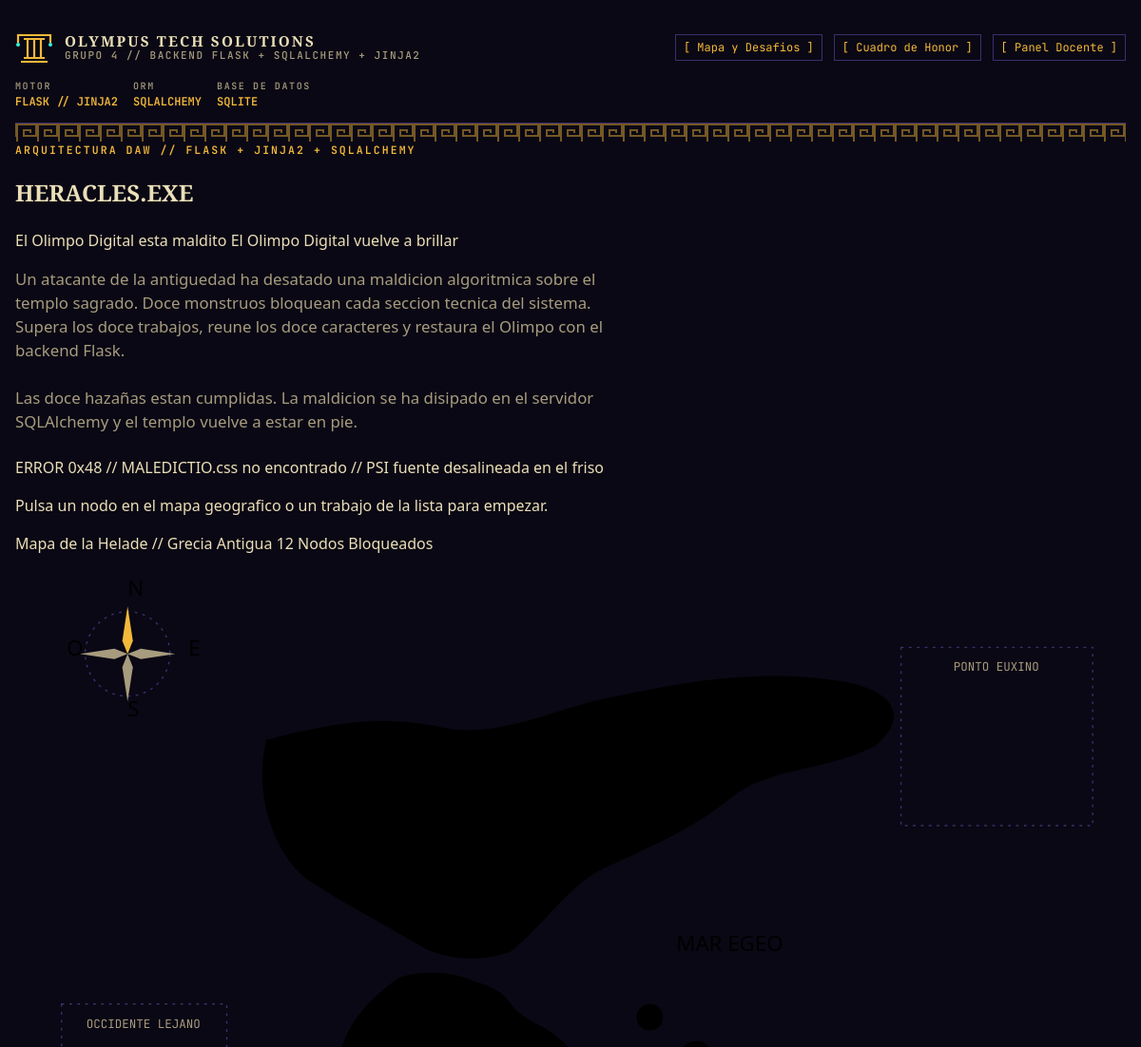
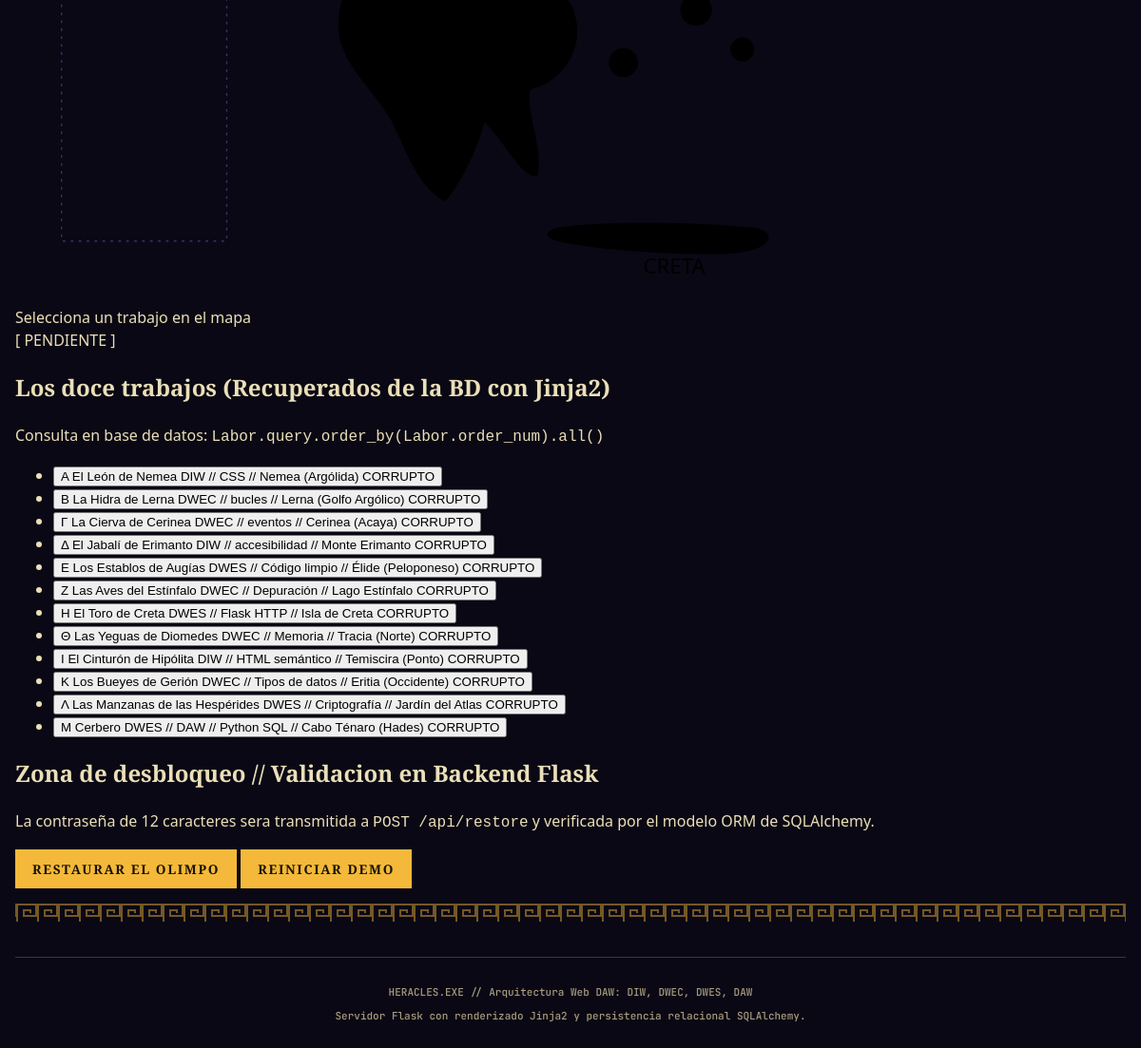
The page / on the database its author committed (2 pictures, top to bottom).
### models.py (models this page shows)
class Labor(db.Model):
    __tablename__ = 'labors'
    id = db.Column(db.Integer, primary_key=True)
    order_num = db.Column(db.Integer, unique=True, nullable=False)
    greek_letter = db.Column(db.String(4), nullable=False)
    short_label = db.Column(db.String(50), nullable=False)
    title = db.Column(db.String(120), nullable=False)
    location = db.Column(db.String(100), nullable=False)
    module_tag = db.Column(db.String(100), nullable=False)
    character_reward = db.Column(db.String(2), nullable=False)
    map_x = db.Column(db.Integer, nullable=False)
    map_y = db.Column(db.Integer, nullable=False)
    story = db.Column(db.Text, nullable=False)
    challenge_type = db.Column(db.String(50), nullable=False)
    def to_dict(self):
        return {
            'id': self.id,
            'order': self.order_num,
            'greek_letter': self.greek_letter,
            'label': self.short_label,
            'title': self.title,
            'location': self.location,
            'module_tag': self.module_tag,
            'character': self.character_reward,
            'map_x': self.map_x,
            'map_y': self.map_y,
            'story': self.story,
            'challenge_type': self.challenge_type
        }

### routes/views.py (the view)
@views_bp.route('/')
def index():
    labors = Labor.query.order_by(Labor.order_num).all()
    labors_dict = [l.to_dict() for l in labors]
    return render_template(
        'index.html',
        labors=labors,
        labors_json=json.dumps(labors_dict)
    )

### templates/index.html (shortened to what this page needs)
{% extends "base.html" %}
{% block content %}
<section class="hero">
    <div class="intro">
        <p class="kicker">Arquitectura DAW // Flask + Jinja2 + SQLAlchemy</p>
        <h1 class="glitch" data-text="HERACLES&#10;.EXE">HERACLES<span class="exe">.EXE</span></h1>
        <p class="sub">
            <span data-when="curse">El Olimpo Digital esta maldito</span>
            <span data-when="restored">El Olimpo Digital vuelve a brillar</span>
        </p>
        <p class="lede" data-when="curse">Un atacante de la antiguedad ha desatado una maldicion algoritmica sobre el templo sagrado. Doce monstruos bloquean cada seccion tecnica del sistema. Supera los doce trabajos, reune los doce caracteres y restaura el Olimpo con el backend Flask.</p>
        <p class="lede" data-when="restored">Las doce hazañas estan cumplidas. La maldicion se ha disipado en el servidor SQLAlchemy y el templo vuelve a estar en pie.</p>
        <p class="errbox" data-when="curse" aria-hidden="true">ERROR 0x48 // MALEDICTIO.css no encontrado // PSI fuente desalineada en el friso</p>
        <p class="hint" data-when="curse">Pulsa un nodo en el mapa geografico o un trabajo de la lista para empezar.</p>
    </div>
    <div class="mapwrap">
        <div class="mapwrap-header">
            <span>Mapa de la Helade // Grecia Antigua</span>
            <span class="map-status-pill" id="mapPill">12 Nodos Bloqueados</span>
        </div>
        <svg id="map" viewBox="0 0 840 600" role="group" aria-label="Mapa geografico de los doce trabajos de Heracles en la Helade">
            <text x="97" y="358" font-family="var(--f-mono)" font-size="9" fill="var(--dim)" text-anchor="middle">OCCIDENTE LEJANO</text>
            <text x="742" y="88" font-family="var(--f-mono)" font-size="9" fill="var(--dim)" text-anchor="middle">PONTO EUXINO</text>
        </svg>
        <div class="map-caption-bar">
            <div id="mapCapTitle" class="map-caption-title">Selecciona un trabajo en el mapa</div>
            <div id="mapCapTag" class="map-caption-tag">[ PENDIENTE ]</div>
        </div>
    </div>
</section>
<section class="trials" aria-labelledby="hTrials">
    <h2 class="sec" id="hTrials">Los doce trabajos (Recuperados de la BD con Jinja2)</h2>
    <p class="secnote">Consulta en base de datos: <code>Labor.query.order_by(Labor.order_num).all()</code></p>
    <ul class="tl" id="list">
        {% for l in labors %}
        <li>
            <button class="tile" type="button" data-trial-id="{{ l.order_num }}" onclick="openTrial({{ l.order_num }})">
                <span class="tgr">{{ l.greek_letter }}</span>
                <span class="tbody">
                    <span class="tname">{{ l.title }}</span>
                    <span class="ttag">{{ l.module_tag }} // {{ l.location }}</span>
                </span>
                <span class="tst" id="status-tile-{{ l.order_num }}">CORRUPTO</span>
            </button>
        </li>
        {% endfor %}
    </ul>
</section>
<section class="unlock" id="unlock" aria-labelledby="hUnlock">
    <h2 class="sec" id="hUnlock">Zona de desbloqueo // Validacion en Backend Flask</h2>
    <p>La contraseña de 12 caracteres sera transmitida a <code>POST /api/restore</code> y verificada por el modelo ORM de SQLAlchemy.</p>
    <div class="actions">
        <button class="btn" id="restore" type="button">Restaurar el Olimpo</button>
        <button class="btn ghost" id="reset" type="button">Reiniciar demo</button>
    </div>
</section>
{% endblock %}

### templates/base.html (shortened to what this page needs)
<!doctype html>
<html lang="es">
<head>
    <link rel="stylesheet" href="{{ url_for('static', filename='css/main.css') }}">
</head>
<body class="{% block body_class %}{% endblock %}">
    <div class="wrap">
        <header class="bar">
            <div class="brand">
                <svg viewBox="0 0 40 40" aria-hidden="true">
                    <path class="logo-stroke" d="M7 7H33M9 11H31M13 11V31M20 11V31M27 11V31M6 35H34M9 31H31"/>
                    <path class="logo-stroke" d="M7 7H3V15M33 7H37V15"/>
                    <circle class="logo-dot" cx="3" cy="17" r="2"/>
                    <circle class="logo-dot" cx="37" cy="17" r="2"/>
                </svg>
                <div>
                    <b>Olympus Tech Solutions</b>
                    <small>Grupo 4 // Backend Flask + SQLAlchemy + Jinja2</small>
                </div>
            </div>
            <nav class="nav-links">
                <a href="{{ url_for('views.index') }}" class="nav-link">[ Mapa y Desafios ]</a>
                <a href="{{ url_for('views.leaderboard_view') }}" class="nav-link">[ Cuadro de Honor ]</a>
                <a href="{{ url_for('views.admin_view') }}" class="nav-link">[ Panel Docente ]</a>
            </nav>
            <dl class="stats">
                <div class="stat"><dt>Motor</dt><dd>FLASK // JINJA2</dd></div>
                <div class="stat"><dt>ORM</dt><dd>SQLALCHEMY</dd></div>
                <div class="stat"><dt>Base de Datos</dt><dd>SQLITE</dd></div>
            </dl>
        </header>
        <div class="meander" aria-hidden="true"></div>
        <main>
            {% block content %}{% endblock %}
        </main>
        <div class="meander" aria-hidden="true"></div>
        <footer class="site-footer">
            <p>HERACLES.EXE // Arquitectura Web DAW: DIW, DWEC, DWES, DAW</p>
            <p>Servidor Flask con renderizado Jinja2 y persistencia relacional SQLAlchemy.</p>
        </footer>
    </div>
</body>
</html>

### static/css/main.css (style rules this page uses)
:root { --bg: #0a0814; --bg2: #120e26; --panel: #17122f; --line: #3b2f6e; --text: #ebdfb8; --dim: #a79c7e; --accent: #35f0e0; --alert: #ff3d8b; --gold: #f4b93a; --gold-ink: #f4b93a; --on-gold: #1a1204; --glow: rgba(244, 185, 58, 0.55); --map-sea: #0d0a1c; --map-land: #1a1435; --map-coast: #54448c; --f-display: 'Cinzel', Georgia, serif; --f-body: 'Alegreya Sans', 'Segoe UI', system-ui, sans-serif; --f-mono: 'JetBrains Mono', Consolas, monospace; }
* { box-sizing: border-box; }
body { margin: 0; background-color: var(--bg); color: var(--text); font-family: var(--f-body); font-size: 16px; line-height: 1.5; padding: 16px; }
.wrap { max-width: 1180px; margin: 0 auto; }
.bar { display: flex; flex-wrap: wrap; align-items: center; justify-content: space-between; gap: 14px 24px; padding-block: 14px; border-bottom: 1px solid var(--line); }
.brand { display: flex; align-items: center; gap: 12px; }
.brand svg { width: 40px; height: 40px; flex: none; }
.brand b { display: block; font: 700 0.95rem/1.1 var(--f-display); letter-spacing: 0.14em; text-transform: uppercase; }
.brand small { display: block; font: 500 11px var(--f-mono); letter-spacing: 0.14em; text-transform: uppercase; color: var(--dim); }
.nav-links { display: flex; gap: 12px; }
.nav-link { color: var(--gold); text-decoration: none; font-family: var(--f-mono); font-size: 12px; padding: 4px 8px; border: 1px solid var(--line); transition: all 0.2s ease; }
.stats { display: flex; gap: 16px; margin: 0; }
.stat dt { font: 500 10px var(--f-mono); letter-spacing: 0.16em; text-transform: uppercase; color: var(--dim); }
.stat dd { margin: 2px 0 0; font: 600 12px var(--f-mono); color: var(--gold-ink); }
.meander { height: 20px; background: var(--gold); opacity: 0.45; }
.kicker { font: 600 11.5px var(--f-mono); letter-spacing: 0.18em; text-transform: uppercase; color: var(--gold-ink); margin: 0 0 8px; }
.lede { max-width: 65ch; margin: 0 0 24px; color: var(--dim); font-size: 1.05rem; }
.btn { font: 700 0.85rem var(--f-display); letter-spacing: 0.12em; text-transform: uppercase; background: var(--gold); color: var(--on-gold); border: 0; padding: 11px 18px; cursor: pointer; text-decoration: none; display: inline-block; }
.site-footer { margin-top: 36px; padding-top: 18px; border-top: 1px solid var(--line); font: 500 11px var(--f-mono); color: var(--dim); text-align: center; }

### rows shown on the page
Labor: greek_letter "Α", title "El León de Nemea", module_tag "DIW // CSS", location "Nemea (Argólida)"
Labor: greek_letter "Β", title "La Hidra de Lerna", module_tag "DWEC // bucles", location "Lerna (Golfo Argólico)"
Labor: greek_letter "Γ", title "La Cierva de Cerinea", module_tag "DWEC // eventos", location "Cerinea (Acaya)"
Labor: greek_letter "Δ", title "El Jabalí de Erimanto", module_tag "DIW // accesibilidad", location "Monte Erimanto"
Labor: greek_letter "Ε", title "Los Establos de Augías", module_tag "DWES // Código limpio", location "Élide (Peloponeso)"
Labor: greek_letter "Ζ", title "Las Aves del Estínfalo", module_tag "DWEC // Depuración", location "Lago Estínfalo"
Labor: greek_letter "Η", title "El Toro de Creta", module_tag "DWES // Flask HTTP", location "Isla de Creta"
Labor: greek_letter "Θ", title "Las Yeguas de Diomedes", module_tag "DWEC // Memoria", location "Tracia (Norte)"
Labor: greek_letter "Ι", title "El Cinturón de Hipólita", module_tag "DIW // HTML semántico", location "Temiscira (Ponto)"
Labor: greek_letter "Κ", title "Los Bueyes de Gerión", module_tag "DWEC // Tipos de datos", location "Eritia (Occidente)"
Labor: greek_letter "Λ", title "Las Manzanas de las Hespérides", module_tag "DWES // Criptografía", location "Jardín del Atlas"
Labor: greek_letter "Μ", title "Cerbero", module_tag "DWES // DAW // Python SQL", location "Cabo Ténaro (Hades)"
